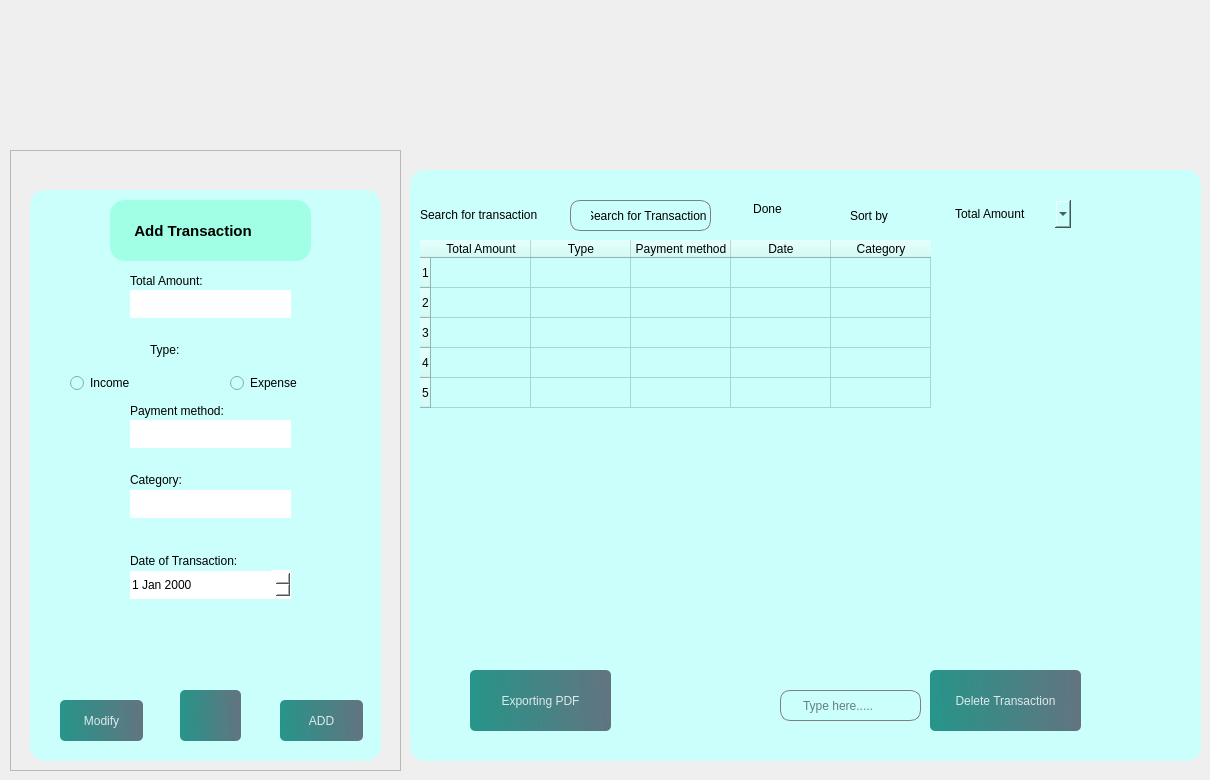
            <widget class="QWidget" name="a2">
             <widget class="QFrame" name="frame_14">
              <property name="geometry">
               <rect>
                <x>10</x>
                <y>150</y>
                <width>391</width>
                <height>621</height>
               </rect>
              </property>
              <property name="frameShape">
               <enum>QFrame::StyledPanel</enum>
              </property>
              <property name="frameShadow">
               <enum>QFrame::Raised</enum>
              </property>
              <widget class="QFrame" name="frame_15">
               <property name="geometry">
                <rect>
                 <x>20</x>
                 <y>40</y>
                 <width>351</width>
                 <height>571</height>
                </rect>
               </property>
               <property name="styleSheet">
                <string notr="true">
background-color: rgb(202, 255, 251);
border-radius:15px;
</string>
               </property>
               <property name="frameShape">
                <enum>QFrame::StyledPanel</enum>
               </property>
               <property name="frameShadow">
                <enum>QFrame::Raised</enum>
               </property>
               <widget class="QPushButton" name="add_2">
                <property name="geometry">
                 <rect>
                  <x>250</x>
                  <y>510</y>
                  <width>83</width>
                  <height>41</height>
                 </rect>
                </property>
                <property name="styleSheet">
                 <string notr="true">
#pushButton_21{
color: rgb(0, 0, 0);
}
QPushButton, #pushButton_29{
	background-color: qlineargradient(spread:pad, x1:0, y1:0.505682, x2:1, y2:0.477, stop:0 rgba(11, 131, 120, 219), stop:1 rgba(85, 98, 112, 226));
	color:rgba(255, 255, 255, 210);
	border-radius:5px;
}

QPushButton#pushButton_29:hover{
	background-color: qlineargradient(spread:pad, x1:0, y1:0.505682, x2:1, y2:0.477, stop:0 rgba(150, 123, 111, 219), stop:1 rgba(85, 81, 84, 226));
}

QPushButton#pushButton_29:pressed{
	padding-left:5px;
	padding-top:5px;
	background-color:rgba(150, 123, 111, 255);
}
</string>
                </property>
                <property name="text">
                 <string>ADD</string>
                </property>
                <property name="checkable">
                 <bool>true</bool>
                </property>
               </widget>
               <widget class="QLabel" name="label_29">
                <property name="geometry">
                 <rect>
                  <x>100</x>
                  <y>80</y>
                  <width>101</width>
                  <height>21</height>
                 </rect>
                </property>
                <property name="styleSheet">
                 <string notr="true">color: rgb(0, 0, 0);</string>
                </property>
                <property name="text">
                 <string>Total Amount:</string>
                </property>
               </widget>
               <widget class="QLabel" name="label_33">
                <property name="geometry">
                 <rect>
                  <x>120</x>
                  <y>149</y>
                  <width>91</width>
                  <height>21</height>
                 </rect>
                </property>
                <property name="styleSheet">
                 <string notr="true">color: rgb(0, 0, 0);</string>
                </property>
                <property name="text">
                 <string>Type:</string>
                </property>
               </widget>
               <widget class="QLabel" name="label_36">
                <property name="geometry">
                 <rect>
                  <x>100</x>
                  <y>210</y>
                  <width>121</width>
                  <height>21</height>
                 </rect>
                </property>
                <property name="styleSheet">
                 <string notr="true">color: rgb(0, 0, 0);</string>
                </property>
                <property name="text">
                 <string>Payment method:</string>
                </property>
               </widget>
               <widget class="QLabel" name="label_37">
                <property name="geometry">
                 <rect>
                  <x>100</x>
                  <y>279</y>
                  <width>91</width>
                  <height>21</height>
                 </rect>
                </property>
                <property name="styleSheet">
                 <string notr="true">color: rgb(0, 0, 0);</string>
                </property>
                <property name="text">
                 <string>Category:</string>
                </property>
               </widget>
               <widget class="QPushButton" name="pushButton_23">
                <property name="geometry">
                 <rect>
                  <x>150</x>
                  <y>500</y>
                  <width>61</width>
                  <height>51</height>
                 </rect>
                </property>
                <property name="styleSheet">
                 <string notr="true">
#pushButton_20{
color: rgb(0, 0, 0);
}
QPushButton, #pushButton_20{
	background-color: qlineargradient(spread:pad, x1:0, y1:0.505682, x2:1, y2:0.477, stop:0 rgba(11, 131, 120, 219), stop:1 rgba(85, 98, 112, 226));
	color:rgba(255, 255, 255, 210);
	border-radius:5px;
}

QPushButton#pushButton_20:hover{
	background-color: qlineargradient(spread:pad, x1:0, y1:0.505682, x2:1, y2:0.477, stop:0 rgba(150, 123, 111, 219), stop:1 rgba(85, 81, 84, 226));
}

QPushButton#pushButton_20:pressed{
	padding-left:5px;
	padding-top:5px;
	background-color:rgba(150, 123, 111, 255);
}
</string>
                </property>
                <property name="text">
                 <string/>
                </property>
                <property name="icon">
                 <iconset resource="resource.qrc">
                  <normaloff>:/img/img/trash-2.svg</normaloff>:/img/img/trash-2.svg</iconset>
                </property>
               </widget>
               <widget class="QLineEdit" name="lineEdit_24">
                <property name="geometry">
                 <rect>
                  <x>100</x>
                  <y>100</y>
                  <width>161</width>
                  <height>28</height>
                 </rect>
                </property>
                <property name="styleSheet">
                 <string notr="true">background-color: rgb(255, 255, 255);
color: rgb(0, 0, 0);</string>
                </property>
               </widget>
               <widget class="QLineEdit" name="lineEdit_25">
                <property name="geometry">
                 <rect>
                  <x>100</x>
                  <y>230</y>
                  <width>161</width>
                  <height>28</height>
                 </rect>
                </property>
                <property name="styleSheet">
                 <string notr="true">background-color: rgb(255, 255, 255);
color: rgb(0, 0, 0);</string>
                </property>
               </widget>
               <widget class="QLineEdit" name="lineEdit_26">
                <property name="geometry">
                 <rect>
                  <x>100</x>
                  <y>300</y>
                  <width>161</width>
                  <height>28</height>
                 </rect>
                </property>
                <property name="styleSheet">
                 <string notr="true">background-color: rgb(255, 255, 255);
color: rgb(0, 0, 0);</string>
                </property>
               </widget>
               <widget class="QDateEdit" name="dateEdit_4">
                <property name="geometry">
                 <rect>
                  <x>100</x>
                  <y>380</y>
                  <width>161</width>
                  <height>29</height>
                 </rect>
                </property>
                <property name="styleSheet">
                 <string notr="true">color: rgb(0, 0, 0);
background-color: rgb(255, 255, 255);</string>
                </property>
               </widget>
               <widget class="QLabel" name="label_38">
                <property name="geometry">
                 <rect>
                  <x>100</x>
                  <y>360</y>
                  <width>141</width>
                  <height>21</height>
                 </rect>
                </property>
                <property name="styleSheet">
                 <string notr="true">color: rgb(0, 0, 0);</string>
                </property>
                <property name="text">
                 <string>Date of Transaction:</string>
                </property>
               </widget>
               <widget class="QRadioButton" name="radioButton_2">
                <property name="geometry">
                 <rect>
                  <x>40</x>
                  <y>180</y>
                  <width>112</width>
                  <height>26</height>
                 </rect>
                </property>
                <property name="styleSheet">
                 <string notr="true">color: rgb(0, 0, 0);</string>
                </property>
                <property name="text">
                 <string>Income</string>
                </property>
               </widget>
               <widget class="QRadioButton" name="radioButton_4">
                <property name="geometry">
                 <rect>
                  <x>200</x>
                  <y>180</y>
                  <width>112</width>
                  <height>26</height>
                 </rect>
                </property>
                <property name="styleSheet">
                 <string notr="true">color: rgb(0, 0, 0);</string>
                </property>
                <property name="text">
                 <string>Expense</string>
                </property>
               </widget>
               <widget class="QLabel" name="label_24">
                <property name="geometry">
                 <rect>
                  <x>80</x>
                  <y>10</y>
                  <width>201</width>
                  <height>61</height>
                 </rect>
                </property>
                <property name="font">
                 <font>
                  <pointsize>11</pointsize>
                  <bold>true</bold>
                 </font>
                </property>
                <property name="styleSheet">
                 <string notr="true">color: rgb(0, 0, 0);
background-color: rgb(160, 255, 228);</string>
                </property>
                <property name="text">
                 <string>      Add Transaction </string>
                </property>
               </widget>
               <widget class="QPushButton" name="add_5">
                <property name="geometry">
                 <rect>
                  <x>30</x>
                  <y>510</y>
                  <width>83</width>
                  <height>41</height>
                 </rect>
                </property>
                <property name="styleSheet">
                 <string notr="true">
#pushButton_21{
color: rgb(0, 0, 0);
}
QPushButton, #pushButton_29{
	background-color: qlineargradient(spread:pad, x1:0, y1:0.505682, x2:1, y2:0.477, stop:0 rgba(11, 131, 120, 219), stop:1 rgba(85, 98, 112, 226));
	color:rgba(255, 255, 255, 210);
	border-radius:5px;
}

QPushButton#pushButton_29:hover{
	background-color: qlineargradient(spread:pad, x1:0, y1:0.505682, x2:1, y2:0.477, stop:0 rgba(150, 123, 111, 219), stop:1 rgba(85, 81, 84, 226));
}

QPushButton#pushButton_29:pressed{
	padding-left:5px;
	padding-top:5px;
	background-color:rgba(150, 123, 111, 255);
}
</string>
                </property>
                <property name="text">
                 <string>Modify</string>
                </property>
                <property name="checkable">
                 <bool>true</bool>
                </property>
               </widget>
              </widget>
             </widget>
             <widget class="QFrame" name="frame_16">
              <property name="geometry">
               <rect>
                <x>410</x>
                <y>170</y>
                <width>791</width>
                <height>591</height>
               </rect>
              </property>
              <property name="styleSheet">
               <string notr="true">
background-color: rgb(202, 255, 251);
border-radius:15px;
</string>
              </property>
              <property name="frameShape">
               <enum>QFrame::StyledPanel</enum>
              </property>
              <property name="frameShadow">
               <enum>QFrame::Raised</enum>
              </property>
              <widget class="QLabel" name="label_32">
               <property name="geometry">
                <rect>
                 <x>440</x>
                 <y>30</y>
                 <width>131</width>
                 <height>31</height>
                </rect>
               </property>
               <property name="styleSheet">
                <string notr="true">color: rgb(0, 0, 0);</string>
               </property>
               <property name="text">
                <string>Sort by</string>
               </property>
              </widget>
              <widget class="QLabel" name="label_31">
               <property name="geometry">
                <rect>
                 <x>10</x>
                 <y>29</y>
                 <width>151</width>
                 <height>31</height>
                </rect>
               </property>
               <property name="styleSheet">
                <string notr="true">color: rgb(0, 0, 0);</string>
               </property>
               <property name="text">
                <string>Search for transaction</string>
               </property>
              </widget>
              <widget class="QComboBox" name="comboBox_5">
               <property name="geometry">
                <rect>
                 <x>540</x>
                 <y>30</y>
                 <width>121</width>
                 <height>28</height>
                </rect>
               </property>
               <property name="styleSheet">
                <string notr="true">color: rgb(0, 0, 0);</string>
               </property>
               <item>
                <property name="text">
                 <string>Total Amount</string>
                </property>
               </item>
               <item>
                <property name="text">
                 <string>Date of transaction</string>
                </property>
               </item>
               <item>
                <property name="text">
                 <string>Type</string>
                </property>
               </item>
              </widget>
              <widget class="QTableWidget" name="tableWidget_4">
               <property name="geometry">
                <rect>
                 <x>10</x>
                 <y>70</y>
                 <width>771</width>
                 <height>321</height>
                </rect>
               </property>
               <property name="styleSheet">
                <string notr="true">color: rgb(0, 0, 0);</string>
               </property>
               <row>
                <property name="text">
                 <string>1</string>
                </property>
               </row>
               <row>
                <property name="text">
                 <string>2</string>
                </property>
               </row>
               <row>
                <property name="text">
                 <string>3</string>
                </property>
               </row>
               <row>
                <property name="text">
                 <string>4</string>
                </property>
               </row>
               <row>
                <property name="text">
                 <string>5</string>
                </property>
               </row>
               <column>
                <property name="text">
                 <string>Total Amount</string>
                </property>
               </column>
               <column>
                <property name="text">
                 <string>Type</string>
                </property>
               </column>
               <column>
                <property name="text">
                 <string>Payment method</string>
                </property>
               </column>
               <column>
                <property name="text">
                 <string>Date</string>
                </property>
               </column>
               <column>
                <property name="text">
                 <string>Category</string>
                </property>
               </column>
              </widget>
              <widget class="QPushButton" name="pushButton_5">
               <property name="geometry">
                <rect>
                 <x>322</x>
                 <y>18</y>
                 <width>71</width>
                 <height>41</height>
                </rect>
               </property>
               <property name="styleSheet">
                <string notr="true">QPushButton, #pushButton_4 {
    background-color: qlineargradient(spread:pad, x1:0, y1:0.505682, x2:1, y2:0.477, 
        stop:0 rgba(11, 131, 120, 219), stop:1 rgba(85, 98, 112, 226));
    color: rgba(255, 255, 255, 210);
    border-radius: 5px;
    transition: background-color 0.3s ease-in-out; /* Transition effect */
}

QPushButton#pushButton_4:hover {
    background-color: qlineargradient(spread:pad, x1:0, y1:0.505682, x2:1, y2:0.477, 
        stop:0 rgba(150, 123, 111, 219), stop:1 rgba(85, 81, 84, 226));
}

QPushButton#pushButton_4:pressed {
    padding-left: 5px;
    padding-top: 5px;
    background-color: rgba(150, 123, 111, 255);
    transition: background-color 0.1s ease-out; /* Faster transition when pressed */
}



color: rgb(0, 0, 0);</string>
               </property>
               <property name="text">
                <string>Done</string>
               </property>
              </widget>
              <widget class="QLineEdit" name="edit_4">
               <property name="geometry">
                <rect>
                 <x>160</x>
                 <y>30</y>
                 <width>141</width>
                 <height>31</height>
                </rect>
               </property>
               <property name="minimumSize">
                <size>
                 <width>0</width>
                 <height>31</height>
                </size>
               </property>
               <property name="styleSheet">
                <string notr="true">QLineEdit{
	padding-left: 20px;
	border: 1px solid gray;	
	border-radius: 10px;
color: rgb(0, 0, 0);

}
</string>
               </property>
               <property name="text">
                <string>Search for Transaction</string>
               </property>
               <property name="placeholderText">
                <string>Type here.....</string>
               </property>
              </widget>
              <widget class="QLineEdit" name="edit_7">
               <property name="geometry">
                <rect>
                 <x>370</x>
                 <y>520</y>
                 <width>141</width>
                 <height>31</height>
                </rect>
               </property>
               <property name="minimumSize">
                <size>
                 <width>0</width>
                 <height>31</height>
                </size>
               </property>
               <property name="styleSheet">
                <string notr="true">QLineEdit{
	padding-left: 20px;
	border: 1px solid gray;	
	border-radius: 10px;
color: rgb(0, 0, 0);

}
</string>
               </property>
               <property name="placeholderText">
                <string>Type here.....</string>
               </property>
              </widget>
              <widget class="QLabel" name="label_49">
               <property name="geometry">
                <rect>
                 <x>220</x>
                 <y>510</y>
                 <width>31</width>
                 <height>41</height>
                </rect>
               </property>
               <property name="text">
                <string/>
               </property>
               <property name="pixmap">
                <pixmap resource="resource.qrc">:/img/img/download.svg</pixmap>
               </property>
              </widget>
              <widget class="QPushButton" name="pushButton_31">
               <property name="geometry">
                <rect>
                 <x>520</x>
                 <y>500</y>
                 <width>151</width>
                 <height>61</height>
                </rect>
               </property>
               <property name="styleSheet">
                <string notr="true">
#pushButton_21{
color: rgb(0, 0, 0);
}
QPushButton, #pushButton_21{
	background-color: qlineargradient(spread:pad, x1:0, y1:0.505682, x2:1, y2:0.477, stop:0 rgba(11, 131, 120, 219), stop:1 rgba(85, 98, 112, 226));
	color:rgba(255, 255, 255, 210);
	border-radius:5px;
}

QPushButton#pushButton_21:hover{
	background-color: qlineargradient(spread:pad, x1:0, y1:0.505682, x2:1, y2:0.477, stop:0 rgba(150, 123, 111, 219), stop:1 rgba(85, 81, 84, 226));
}

QPushButton#pushButton_21:pressed{
	padding-left:5px;
	padding-top:5px;
	background-color:rgba(150, 123, 111, 255);
}
</string>
               </property>
               <property name="text">
                <string>Delete Transaction</string>
               </property>
              </widget>
              <widget class="QPushButton" name="pushButton_33">
               <property name="geometry">
                <rect>
                 <x>60</x>
                 <y>500</y>
                 <width>141</width>
                 <height>61</height>
                </rect>
               </property>
               <property name="styleSheet">
                <string notr="true">
#pushButton_21{
color: rgb(0, 0, 0);
}
QPushButton, #pushButton_29{
	background-color: qlineargradient(spread:pad, x1:0, y1:0.505682, x2:1, y2:0.477, stop:0 rgba(11, 131, 120, 219), stop:1 rgba(85, 98, 112, 226));
	color:rgba(255, 255, 255, 210);
	border-radius:5px;
}

QPushButton#pushButton_29:hover{
	background-color: qlineargradient(spread:pad, x1:0, y1:0.505682, x2:1, y2:0.477, stop:0 rgba(150, 123, 111, 219), stop:1 rgba(85, 81, 84, 226));
}

QPushButton#pushButton_29:pressed{
	padding-left:5px;
	padding-top:5px;
	background-color:rgba(150, 123, 111, 255);
}
</string>
               </property>
               <property name="text">
                <string>Exporting PDF</string>
               </property>
              </widget>
             </widget>
             <widget class="QLabel" name="pic1_4">
              <property name="geometry">
               <rect>
                <x>180</x>
                <y>10</y>
                <width>591</width>
                <height>151</height>
               </rect>
              </property>
              <property name="text">
               <string/>
              </property>
              <property name="pixmap">
               <pixmap>img/Nouveau dossier/aze.png</pixmap>
              </property>
             </widget>
            </widget>
